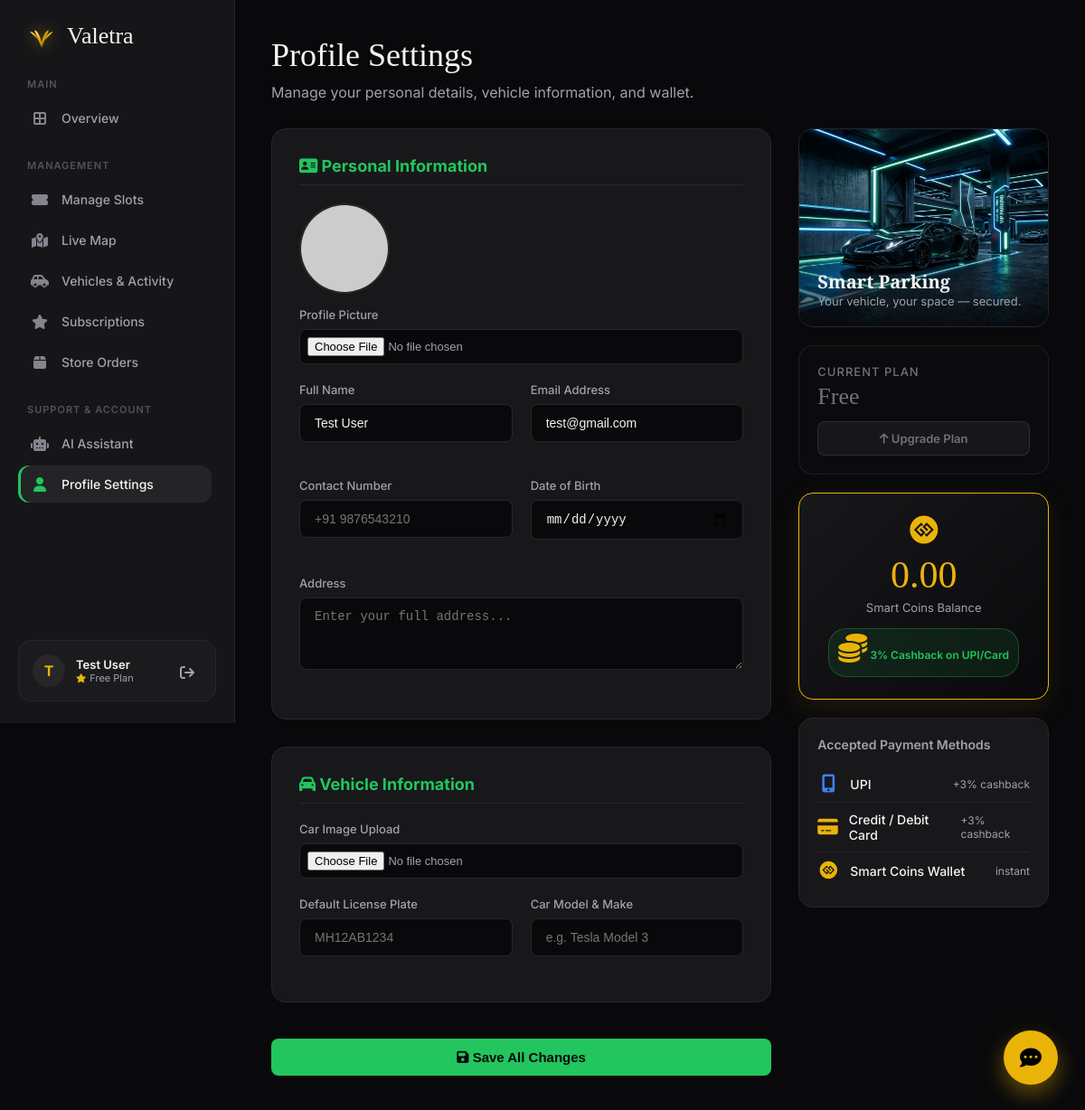
The app's page /profile.php (signed in) with its own data.
### tables this page shows
CREATE TABLE `users` (
  `id` int(11) NOT NULL AUTO_INCREMENT,
  `name` varchar(50) DEFAULT NULL,
  `email` varchar(50) DEFAULT NULL,
  `password` varchar(50) DEFAULT NULL,
  `plan` varchar(20) DEFAULT 'free',
  `vehicle_no` varchar(20) DEFAULT NULL,
  `role` enum('admin','user') DEFAULT 'user',
  `contact_no` varchar(20) DEFAULT NULL,
  `address` text DEFAULT NULL,
  `dob` date DEFAULT NULL,
  `car_model` varchar(100) DEFAULT NULL,
  `profile_image` varchar(255) DEFAULT NULL,
  `car_image` varchar(255) DEFAULT NULL,
  `wallet_balance` decimal(10,2) DEFAULT 0.00,
  PRIMARY KEY (`id`),
  UNIQUE KEY `email` (`email`)
);

### profile.php (the view, shortened to what this page needs)
<?php
include 'db.php';
$user_id = $_SESSION['user_id'];
$user = $conn->query("SELECT * FROM users WHERE id=$user_id")->fetch_assoc();
$avatar_url = !empty($user['profile_image']) ? $user['profile_image'] : 'https://ui-avatars.com/api/?name='.urlencode($user['name']).'&background=27272a&color=fff';
?>
<!DOCTYPE html>
<html lang="en">
<head>
<link rel="stylesheet" href="https://cdnjs.cloudflare.com/ajax/libs/font-awesome/6.5.0/css/all.min.css">
</head>
<body>
<?php include 'sidebar.php'; ?>
<main class="content">
  <h1>Profile Settings</h1>
  <p class="subtitle">Manage your personal details, vehicle information, and wallet.</p>
  <div class="grid-container">
    <div class="forms-col">
      <form method="POST" enctype="multipart/form-data">
        <div class="profile-card">
          <h3><i class="fa fa-address-card"></i> Personal Information</h3>
          <img src="<?php echo $avatar_url; ?>" alt="Avatar" class="avatar-preview">
          <div class="form-group full">
            <label>Profile Picture</label>
            <input type="file" name="profile_image" accept="image/*">
          </div>
          <div class="form-grid">
            <div class="form-group">
              <label>Full Name</label>
              <input type="text" name="name" value="<?php echo htmlspecialchars($user['name']); ?>" required>
            </div>
            <div class="form-group">
              <label>Email Address</label>
              <input type="email" name="email" value="<?php echo htmlspecialchars($user['email']); ?>" required>
            </div>
            <div class="form-group">
              <label>Contact Number</label>
              <input type="text" name="contact_no" value="<?php echo htmlspecialchars($user['contact_no'] ?? ''); ?>" placeholder="+91 9876543210">
            </div>
            <div class="form-group">
              <label>Date of Birth</label>
              <input type="date" name="dob" value="<?php echo htmlspecialchars($user['dob'] ?? ''); ?>">
            </div>
            <div class="form-group full">
              <label>Address</label>
              <textarea name="address" placeholder="Enter your full address..."><?php echo htmlspecialchars($user['address'] ?? ''); ?></textarea>
            </div>
          </div>
        </div>
        <div class="profile-card">
          <h3><i class="fa fa-car"></i> Vehicle Information</h3>
          <div class="form-group full">
            <label>Car Image Upload</label>
            <input type="file" name="car_image" accept="image/*">
          </div>
          <div class="form-grid">
            <div class="form-group">
              <label>Default License Plate</label>
              <input type="text" name="vehicle_no" style="text-transform: uppercase;" value="<?php echo htmlspecialchars($user['vehicle_no'] ?? ''); ?>" placeholder="MH12AB1234">
            </div>
            <div class="form-group">
              <label>Car Model & Make</label>
              <input type="text" name="car_model" value="<?php echo htmlspecialchars($user['car_model'] ?? ''); ?>" placeholder="e.g. Tesla Model 3">
            </div>
          </div>
        </div>
        <button type="submit" name="update_profile" class="btn-save"><i class="fa fa-save"></i> Save All Changes</button>
      </form>
    </div>
    <div class="stats-col">
      <div class="car-visual">
        <img src="profile_car.png" alt="Premium Parking">
        <div class="car-visual-overlay">
          <h4>Smart Parking</h4>
          <p>Your vehicle, your space — secured.</p>
        </div>
      </div>
      <?php
        $plan_colors = ['free'=>'#71717a','basic'=>'#a1a1aa','premium'=>'#eab308','ultimate'=>'#a855f7','b2b'=>'#3b82f6'];
        $cur_plan = $user['plan'] ?? 'free';
        $pc = $plan_colors[$cur_plan] ?? '#fefeffff';
      ?>
      <div class="plan-status-card" style="border-color: <?php echo $pc; ?>30; background: <?php echo $pc; ?>08;">
        <h4 style="color: <?php echo $pc; ?>;">Current Plan</h4>
        <div class="plan-name-big" style="color: <?php echo $pc; ?>;"><?php echo ucfirst($cur_plan); ?></div>
        <?php if($cur_plan === 'free' || $cur_plan === 'basic'): ?>
        <a href="subscriptions.php" style="background: <?php echo $pc; ?>20; color: <?php echo $pc; ?>; border: 1px solid <?php echo $pc; ?>40;">
          <i class="fa fa-arrow-up"></i> Upgrade Plan
        </a>
        <?php else: ?>
        <p style="font-size:13px; color: var(--text-muted); text-align:center;">You're on our best plan!</p>
        <?php endif; ?>
      </div>
      <div class="wallet-card">
        <i class="fa-brands fa-gg-circle"></i>
        <div class="wallet-balance"><?php echo number_format($user['wallet_balance'], 2); ?></div>
        <div class="wallet-label">Smart Coins Balance</div>
        <div class="cashback-badge"><i class="fa fa-coins"></i> 3% Cashback on UPI/Card</div>
      </div>
      <div class="pay-methods">
        <h4>Accepted Payment Methods</h4>
        <div class="pay-method-item">
          <i class="fa fa-mobile-alt" style="color: #3b82f6;"></i>
          <span>UPI</span>
          <small>+3% cashback</small>
        </div>
        <div class="pay-method-item">
          <i class="fa fa-credit-card" style="color: #eab308;"></i>
          <span>Credit / Debit Card</span>
          <small>+3% cashback</small>
        </div>
        <div class="pay-method-item">
          <i class="fa-brands fa-gg-circle" style="color: #eab308;"></i>
          <span>Smart Coins Wallet</span>
          <small>instant</small>
        </div>
      </div>
    </div>
  </div>
</main>
</body>
</html>

### sidebar.php (shortened to what this page needs)
<?php
$current_page = basename($_SERVER['PHP_SELF']);
$user_role = $_SESSION['role'] ?? 'user';
if(isset($_SESSION['user_id'])) {
    $uid = $_SESSION['user_id'];
    $u_data = $conn->query("SELECT name, email, wallet_balance, plan FROM users WHERE id=$uid")->fetch_assoc();
}
?>
<aside class="sidebar">
  <div class="brand">
    Valetra
  </div>
  <div style="flex: 1; overflow-y: auto; padding-right: 5px;" class="custom-scrollbar">
    <?php if($user_role == 'admin'): ?>
      <div class="nav-group">
        <div class="nav-label">Main</div>
        <ul class="nav-menu">
          <li><a href="dashboard.php" class="<?php echo $current_page == 'dashboard.php' ? 'active' : ''; ?>"><i class="fa fa-border-all"></i> Overview</a></li>
        </ul>
      </div>
      <div class="nav-group">
        <div class="nav-label">Management</div>
        <ul class="nav-menu">
          <li><a href="book.php" class="<?php echo $current_page == 'book.php' ? 'active' : ''; ?>"><i class="fa fa-ticket-alt"></i> Manage Slots</a></li>
          <li><a href="admin_livemap.php" class="<?php echo $current_page == 'admin_livemap.php' ? 'active' : ''; ?>"><i class="fa fa-map-location-dot"></i> Live Map</a></li>
          <li><a href="admin_vehicles.php" class="<?php echo $current_page == 'admin_vehicles.php' ? 'active' : ''; ?>"><i class="fa fa-car-side"></i> Vehicles & Activity</a></li>
          <li><a href="admin_subscriptions.php" class="<?php echo $current_page == 'admin_subscriptions.php' ? 'active' : ''; ?>"><i class="fa fa-star"></i> Subscriptions</a></li>
          <li><a href="admin_store.php" class="<?php echo $current_page == 'admin_store.php' ? 'active' : ''; ?>"><i class="fa fa-box"></i> Store Orders</a></li>
        </ul>
      </div>
    <?php endif; ?>
    <div class="nav-group">
      <div class="nav-label">Support & Account</div>
      <ul class="nav-menu">
        <li><a href="ai_assistant.php" class="<?php echo $current_page == 'ai_assistant.php' ? 'active' : ''; ?>"><i class="fa fa-robot"></i> AI Assistant</a></li>
        <li><a href="profile.php" class="<?php echo $current_page == 'profile.php' ? 'active' : ''; ?>"><i class="fa fa-user"></i> Profile Settings</a></li>
      </ul>
    </div>
  </div>
  <?php if(isset($u_data)): ?>
  <div class="user-card">
    <div class="user-avatar"><?php echo strtoupper(substr($u_data['name'], 0, 1)); ?></div>
    <div class="user-info">
      <div class="user-name"><?php echo htmlspecialchars($u_data['name']); ?></div>
      <div class="user-plan">
        <i class="fa fa-star"></i> <?php echo ucfirst($u_data['plan']); ?> Plan
      </div>
    </div>
    <a href="logout.php" class="logout-btn" title="Logout"><i class="fa fa-arrow-right-from-bracket"></i></a>
  </div>
  <?php endif; ?>
</aside>
<?php include 'chat_widget.php'; ?>

### sidebar.php (style rules this page uses)
.sidebar { width: var(--sidebar-width); background: rgba(24, 24, 27, 0.95); backdrop-filter: blur(20px); border-right: 1px solid var(--border-color); position: fixed; height: 100vh; display: flex; flex-direction: column; padding: 24px 20px; z-index: 1000; }
.brand { display: flex; align-items: center; gap: 12px; font-family: 'Instrument Serif', serif; font-size: 26px; margin-bottom: 30px; padding: 0 10px; color: var(--text-main); }
.brand svg { filter: drop-shadow(0 0 8px rgba(234,179,8,0.5)); }
.nav-group { margin-bottom: 25px; }
.nav-label { font-size: 11px; font-weight: 600; color: #52525b; text-transform: uppercase; letter-spacing: 1px; margin-bottom: 10px; padding: 0 10px; }
.nav-menu { list-style: none; margin: 0; padding: 0; }
.nav-menu a { display: flex; align-items: center; gap: 14px; color: var(--text-muted); text-decoration: none; padding: 12px 14px; border-radius: 12px; margin-bottom: 4px; font-size: 14px; font-weight: 500; transition: all 0.3s cubic-bezier(0.4, 0, 0.2, 1); position: relative; overflow: hidden; }
.nav-menu a i { font-size: 16px; width: 20px; text-align: center; opacity: 0.8; transition: 0.3s; }
.nav-menu a.active { background: rgba(255,255,255,0.06); color: var(--text-main); box-shadow: inset 3px 0 0 var(--primary-green); }
.nav-menu a.active i { color: var(--primary-green); opacity: 1; }
.user-card { margin-top: auto; padding: 15px; border-radius: 14px; background: rgba(255,255,255,0.02); border: 1px solid var(--border-color); display: flex; align-items: center; gap: 12px; transition: 0.3s; }
.user-avatar { width: 36px; height: 36px; border-radius: 50%; background: #27272a; display: flex; align-items: center; justify-content: center; color: var(--primary-gold); font-weight: bold; }
.user-info { flex: 1; overflow: hidden; }
.user-name { font-size: 13px; font-weight: 600; white-space: nowrap; overflow: hidden; text-overflow: ellipsis; color: var(--text-main); }
.user-plan { font-size: 11px; color: var(--text-muted); display: flex; align-items: center; gap: 4px; }
.user-plan i { color: var(--primary-gold); font-size: 10px; }
.logout-btn { color: var(--text-muted); cursor: pointer; padding: 8px; transition: 0.3s; }

### records on screen
users: name "T", name "Test User", plan "Free", email "test@gmail.com", wallet_balance "0.00"
